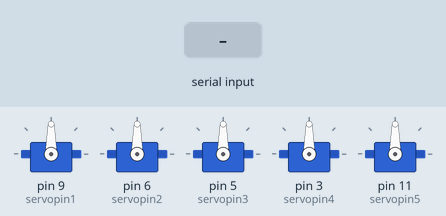
The sketch below on a simulated Arduino Uno, built with avr-gcc and run on an emulated ATmega328P. On the bench: 5 × servo. Inputs (shaded band) come from the test bench.

Above: at 2.7 s.
2.8 s: byte 119 ('w') received over Serial
At 4.0 s:
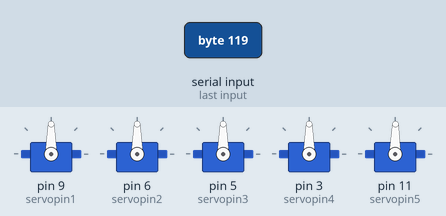
4.3 s: "o" received over Serial
At 5.4 s:
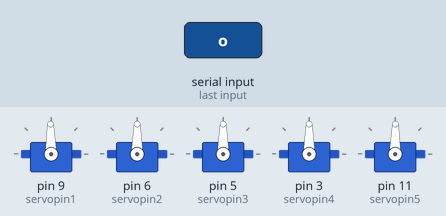
5.8 s: byte 113 ('q') received over Serial
At 6.6 s:
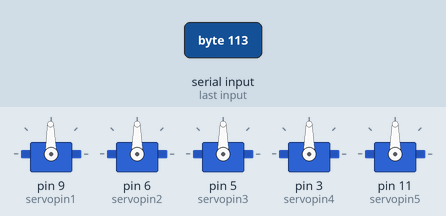
Timing chart, 0 to 8.3 s (numbered marks = the images above; inputs shaded):
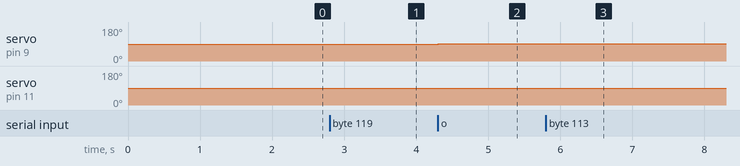

Measured:
- after the input at 2.8 s, servo on pin 11 (servopin5): 90° → 89° at once
- after the input at 4.3 s, servo on pin 9 (servopin1): 90° → 91° at once
- after the input at 5.8 s, servo on pin 11 (servopin5): 89° → 90° at once

The sketch:

Robot_arm.ino
```cpp
#include <Servo.h>
#include <Stream.h>
int servopin1 = 9;    //Define servo interface digital interface 9
int servopin2 = 6;    //Define servo interface digital interface 6
int servopin3 = 5;    //Define servo interface digital interface 5
int servopin4 = 3;    //Define servo interface digital interface 3
int servopin5 = 11;   //Define servo interface digital interface 11

int moveServoData;
// servo data
int servo1Angle = 90;
int servo2Angle = 90;
int servo3Angle = 90;
int servo4Angle = 90;
int servo5Angle = 90;

Servo servo1;
Servo servo2;
Servo servo3;
Servo servo4;
Servo servo5;

boolean autoLock = false;
//boolean key_mouse_lock = false;
boolean closeLock = false;

void setup() {
  pinMode(servopin1, OUTPUT); //Set the servo interface as the output interface
  pinMode(servopin2, OUTPUT); //Set the servo interface as the output interface
  pinMode(servopin3, OUTPUT); //Set the servo interface as the output interface
  pinMode(servopin4, OUTPUT); //Set the servo interface as the output interface
  pinMode(servopin5, OUTPUT); //Set the servo interface as the output interface

  Serial.begin(9600);

  servo1.attach(servopin1);
  servo2.attach(servopin2);
  servo3.attach(servopin3);
  servo4.attach(servopin4);
  servo5.attach(servopin5);
  servo1.write(90);
  servo2.write(90);
  servo3.write(90);
  servo4.write(90);
  servo5.write(90);
  delay(20);

}
void loop() {
  delay(20);

  do {
    moveServoData = Serial.read();

    // dont waste time
    if (moveServoData == -1) {
      return;
    }

    // process inputs
    if (base(moveServoData)) continue;
    if (shoulder(moveServoData)) continue;
    if (elbow(moveServoData)) continue;
    if (rotate(moveServoData)) continue;
    if (gripper(moveServoData)) continue;


    if (moveServoData == 'n') {
      autoLock = true;
      //    key_mouse_lock = false;
      closeLock = false;
    }

    // send an ack in response
    if (moveServoData == 's') {
      Serial.println('a');
    }

  } while (Serial.available() > 0);
}


bool base(int moveServoData) {
  if (moveServoData == 'o') {
    autoLock = false;
    closeLock = false;
    servo1Angle++;
    if (servo1Angle >= 180) {
      servo1Angle = 180;
    }
    servo1.write(servo1Angle);
    return true;
  }

  if (moveServoData == 'p') {
    autoLock = false;
    closeLock = false;
    servo1Angle--;
    if (servo1Angle <= 0) {
      servo1Angle = 0;
    }
    servo1.write(servo1Angle);
    return true;
  }

  return false;
}


bool shoulder(int moveServoData) {
  if (moveServoData == 'u') {
    autoLock = false;
    closeLock = false;
    servo2Angle++;
    if (servo2Angle >= 180) {
      servo2Angle = 180;
    }
    servo2.write(servo2Angle);
    return true;
  }

  if (moveServoData == 'i') {
    autoLock = false;
    closeLock = false;
    servo2Angle--;
    if (servo2Angle <= 0) {
      servo2Angle = 0;
    }
    servo2.write(servo2Angle);
    return true;
  }
  return false;
}

bool elbow(int moveServoData) {
  if (moveServoData == 't') {
    autoLock = false;
    closeLock = false;
    servo3Angle++;
    if (servo3Angle >= 180) {
      servo3Angle = 180;
    }
    servo3.write(servo3Angle);
    return true;
  }


  if (moveServoData == 'y') {
    autoLock = false;
    closeLock = false;
    servo3Angle--;
    if (servo3Angle <= 0) {
      servo3Angle = 0;
    }
    servo3.write(servo3Angle);
    return true;
  }

  return false;
}

bool rotate(int moveServoData) {
  if (moveServoData == 'e') {
    autoLock = false;
    closeLock = false;
    servo4Angle++;
    if (servo4Angle >= 180) {
      servo4Angle = 180;
    }
    servo4.write(servo4Angle);
    return true;
  }


  if (moveServoData == 'r') {
    autoLock = false;
    closeLock = false;
    servo4Angle--;
    if (servo4Angle <= 0) {
      servo4Angle = 0;
    }
    servo4.write(servo4Angle);
    return  true;
  }

  return false;
}

bool gripper(int moveServoData) {
  if (moveServoData == 'q') {
    autoLock = false;
    closeLock = false;
    servo5Angle++;
    if (servo5Angle >= 90) {
      servo5Angle = 90;
    }
    servo5.write(servo5Angle);
    return true;
  }


  if (moveServoData == 'w') {
    autoLock = false;
    closeLock = false;
    servo5Angle--;
    if (servo5Angle <= 35) {
      servo5Angle = 35;
    }
    servo5.write(servo5Angle);
    return true;
  }

  return false;
}
```
